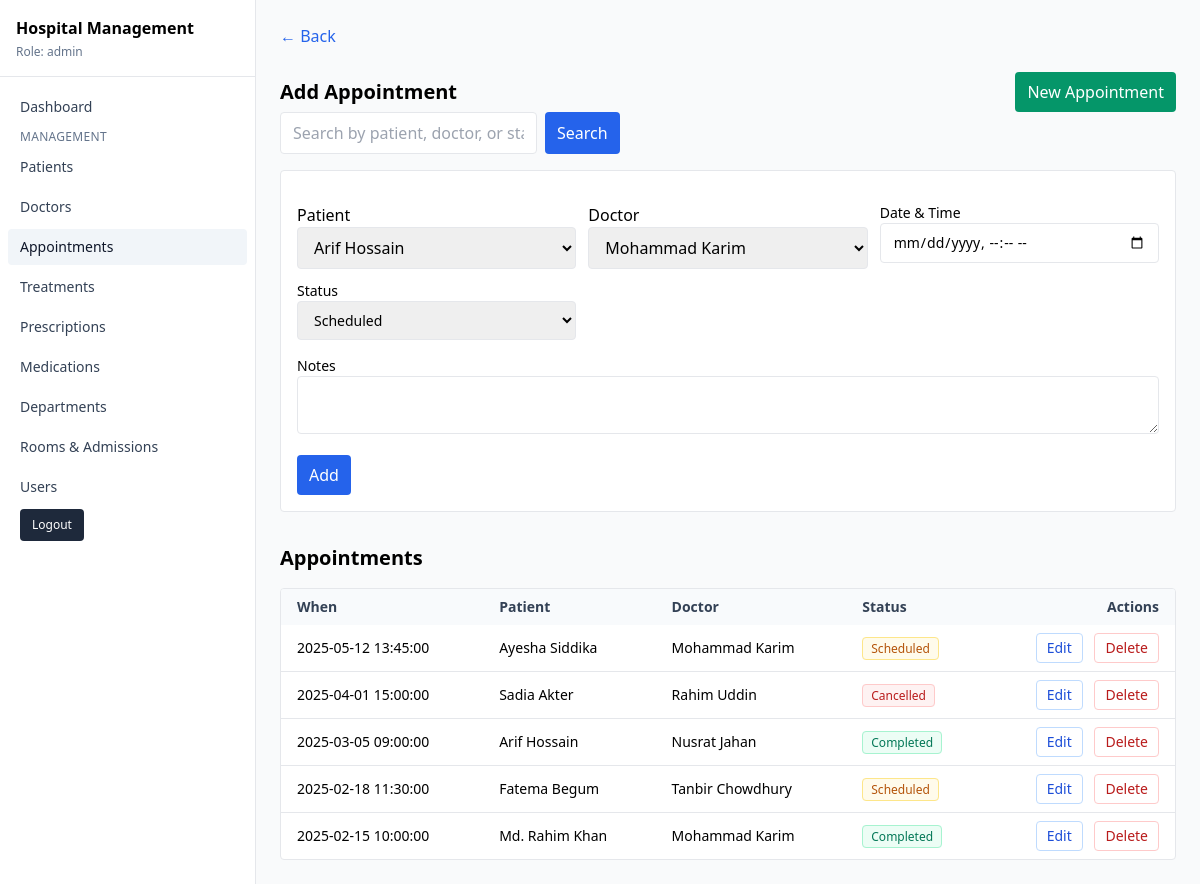
The page /dashboard/manage-appointments.php (signed in) on the database its author committed.
### tables this page shows
CREATE TABLE IF NOT EXISTS appointments (
  id INT AUTO_INCREMENT PRIMARY KEY,
  patient_id INT NOT NULL,
  doctor_id INT NOT NULL,
  appointment_date DATETIME NOT NULL,
  status ENUM('scheduled','completed','cancelled') NOT NULL DEFAULT 'scheduled',
  notes TEXT NULL,
  FOREIGN KEY (patient_id) REFERENCES patients(id) ON DELETE CASCADE,
  FOREIGN KEY (doctor_id) REFERENCES doctors(id) ON DELETE CASCADE
);

CREATE TABLE IF NOT EXISTS patients (
  id INT AUTO_INCREMENT PRIMARY KEY,
  first_name VARCHAR(100) NOT NULL,
  last_name VARCHAR(100) NOT NULL,
  gender ENUM('male','female','other') NULL,
  birthdate DATE NULL,
  phone VARCHAR(30) NULL,
  email VARCHAR(190) NULL,
  address VARCHAR(255) NULL
);

CREATE TABLE IF NOT EXISTS doctors (
  id INT AUTO_INCREMENT PRIMARY KEY,
  first_name VARCHAR(100) NOT NULL,
  last_name VARCHAR(100) NOT NULL,
  email VARCHAR(190) NOT NULL UNIQUE,
  phone VARCHAR(30) NULL,
  specialization VARCHAR(150) NULL,
  department_id INT NULL,
  FOREIGN KEY (department_id) REFERENCES departments(id) ON DELETE SET NULL
);

### config.php (called while the page is built, shortened)
<?php
function current_user()
{
	return $_SESSION['user'] ?? null;
}
function has_role(string $role): bool
{
	$user = current_user();
	return $user && (($user['role'] ?? null) === $role);
}
function get_pagination_params(int $defaultPerPage = 10): array
{
	$page = max(1, (int)($_GET['page'] ?? 1));
	$per = (int)($_GET['per'] ?? $defaultPerPage);
	$offset = ($page - 1) * $per;
	$q = trim((string)($_GET['q'] ?? ''));
	return ['page' => $page, 'per' => $per, 'offset' => $offset, 'limit' => $per, 'q' => $q];
}

### database.php (called while the page is built, shortened)
<?php
require_once __DIR__ . '/config.php';
function db(): PDO
{
	static $pdo = null;
	if ($pdo instanceof PDO) {
		return $pdo;
	}
	$dsn = 'mysql:host=' . DB_HOST . ';dbname=' . DB_NAME . ';charset=utf8mb4';
	$options = [
		PDO::ATTR_ERRMODE => PDO::ERRMODE_EXCEPTION,
		PDO::ATTR_DEFAULT_FETCH_MODE => PDO::FETCH_ASSOC,
		PDO::ATTR_EMULATE_PREPARES => false,
	];
	$pdo = new PDO($dsn, DB_USER, DB_PASS, $options);
	return $pdo;
}
function patients_options(): array
{
	return db()->query('SELECT id, first_name, last_name FROM patients ORDER BY first_name, last_name')->fetchAll();
}
function doctors_options(): array
{
	return db()->query('SELECT id, first_name, last_name FROM doctors ORDER BY first_name, last_name')->fetchAll();
}
function appointments_list(string $q, int $limit, int $offset): array
{
	$pdo = db();
	$where = 'WHERE 1=1';
	$params = [];
	$limit = (int)$limit;
	$offset = (int)$offset;
	$sql = 'SELECT a.*, p.first_name AS pf, p.last_name AS pl, d.first_name AS df, d.last_name AS dl FROM appointments a JOIN patients p ON p.id=a.patient_id JOIN doctors d ON d.id=a.doctor_id ' . $where . ' ORDER BY a.appointment_date DESC LIMIT ' . $limit . ' OFFSET ' . $offset;
	$list = $pdo->prepare($sql);
	$list->execute($params);
	$rows = $list->fetchAll();
	$cnt = $pdo->prepare('SELECT COUNT(*) FROM appointments a JOIN patients p ON p.id=a.patient_id JOIN doctors d ON d.id=a.doctor_id ' . ($q !== '' ? 'WHERE (p.first_name LIKE ? OR p.last_name LIKE ? OR d.first_name LIKE ? OR d.last_name LIKE ? OR a.status LIKE ?)' : ''));
	if ($q !== '') {
		$cnt->execute([$like, $like, $like, $like, $like]);
	} else {
		$cnt->execute();
	}
	$total = (int)$cnt->fetchColumn();
	return ['rows' => $rows, 'total' => $total];
}

### dashboard/manage-appointments.php (the view, shortened to what this page needs)
<?php
require_once __DIR__ . '/../database.php';
$isDoctor = has_role(ROLE_DOCTOR);
$doctorId = null;
$doctorUnlinked = $isDoctor && !$doctorId;
$patients = patients_options();
$doctors  = doctors_options();
$editId = isset($_GET['edit']) ? (int)$_GET['edit'] : 0;
$editRow = $editId ? appointments_get($editId) : null;
$p = get_pagination_params(10);
if ($doctorUnlinked) {
  flash_add('error', 'Your account is not linked to a doctor profile. Please contact an administrator.');
  $rows = [];
  $pages = 1;
} elseif ($isDoctor && $doctorId !== null) {
  $data = appointments_list_for_doctor($doctorId, $p['q'], $p['limit'], $p['offset']);
  $rows = $data['rows'];
  $pages = (int) ceil(max(1, (int)$data['total']) / $p['per']);
} else {
  $data = appointments_list($p['q'], $p['limit'], $p['offset']);
  $rows = $data['rows'];
}
?>
<!doctype html>
<html>
<head>
  <script src="https://cdn.tailwindcss.com"></script>
</head>
<body class="bg-gray-50">
  <?php include __DIR__ . '/sidebar.php'; ?>
  <main class="md:ml-64 max-w-6xl mx-auto p-6">
    <div class="mb-6"><a class="text-blue-600 hover:underline" href="index.php">← Back</a></div>
    <div class="flex items-center justify-between gap-4">
      <h2 class="text-xl font-semibold">
        <?php if ($editRow): ?>Edit Appointment<?php else: ?>
        <?= $isDoctor ? 'Appointments' : 'Add Appointment' ?>
      <?php endif; ?>
      </h2>
      <?php if (!$isDoctor): ?>
        <a href="./manage-appointments.php" class="inline-flex items-center px-3 py-2 rounded bg-emerald-600 text-white hover:bg-emerald-700">New Appointment</a>
      <?php endif; ?>
    </div>
    <form method="get" class="mb-4 flex gap-2">
      <input class="border rounded px-3 py-2" name="q" placeholder="Search by patient, doctor, or status" value="<?= htmlspecialchars($p['q']) ?>" />
      <button class="rounded bg-blue-600 text-white px-3 py-2">Search</button>
    </form>
    <?php if (!($isDoctor && !$editRow)): ?>
      <form method="post" class="bg-white border rounded p-4 space-y-4">
        <div class="grid sm:grid-cols-2 lg:grid-cols-3 gap-3">
          <label>Patient
            <select name="patient_id" required class="border rounded px-3 py-2 w-full" <?= ($isDoctor) ? 'disabled' : '' ?>>
              <?php foreach ($patients as $p): ?>
                <option value="<?= (int)$p['id'] ?>" <?= $editRow && (int)$editRow['patient_id'] === (int)$p['id'] ? 'selected' : '' ?>><?= htmlspecialchars($p['first_name'] . ' ' . $p['last_name']) ?></option>
              <?php endforeach; ?>
            </select>
          </label>
          <label>Doctor
            <select name="doctor_id" required class="border rounded px-3 py-2 w-full" <?= ($isDoctor) ? 'disabled' : '' ?>>
              <?php foreach ($doctors as $d): ?>
                <option value="<?= (int)$d['id'] ?>" <?= $editRow && (int)$editRow['doctor_id'] === (int)$d['id'] ? 'selected' : '' ?>><?= htmlspecialchars($d['first_name'] . ' ' . $d['last_name']) ?></option>
              <?php endforeach; ?>
            </select>
          </label>
          <?php
          $dtVal = '';
          ?>
          <label class="block text-sm">Date & Time<input class="w-full border rounded px-3 py-2" name="appointment_date" type="datetime-local" value="<?= htmlspecialchars($dtVal) ?>" required <?= ($isDoctor) ? 'disabled' : '' ?> /></label>
          <label class="block text-sm">Status
            <select name="status" class="w-full border rounded px-3 py-2">
              <?php foreach (['scheduled', 'completed', 'cancelled'] as $st): ?>
                <option value="<?= $st ?>" <?= ($editRow['status'] ?? 'scheduled') === $st ? 'selected' : '' ?>><?= ucfirst($st) ?></option>
              <?php endforeach; ?>
            </select>
          </label>
        </div>
        <label class="block text-sm">Notes<textarea class="w-full border rounded px-3 py-2" name="notes"><?= htmlspecialchars($editRow['notes'] ?? '') ?></textarea></label>
        <div class="flex items-center gap-2">
          <button class="rounded bg-blue-600 text-white px-3 py-2"><?= $editRow ? 'Update' : 'Add' ?></button>
        </div>
      </form>
    <?php endif; ?>
    <h2 class="text-xl font-semibold mt-8">Appointments</h2>
    <div class="overflow-x-auto rounded border bg-white mt-4">
      <table class="min-w-full text-sm">
        <thead class="bg-slate-50 text-slate-700">
          <tr>
            <th class="text-left px-4 py-2">When</th>
            <th class="text-left px-4 py-2">Patient</th>
            <?php if (!$isDoctor): ?><th class="text-left px-4 py-2">Doctor</th><?php endif; ?>
            <th class="text-left px-4 py-2">Status</th>
            <th class="px-4 py-2 text-right">Actions</th>
          </tr>
        </thead>
        <tbody class="divide-y">
          <?php foreach ($rows as $r): ?>
            <tr>
              <td class="px-4 py-2"><?= htmlspecialchars($r['appointment_date']) ?></td>
              <td class="px-4 py-2"><?= htmlspecialchars($r['pf'] . ' ' . $r['pl']) ?></td>
              <?php if (!$isDoctor): ?><td class="px-4 py-2"><?= htmlspecialchars($r['df'] . ' ' . $r['dl']) ?></td><?php endif; ?>
              <?php
              $st = (string)($r['status'] ?? 'scheduled');
              $badgeCls = 'border px-2 py-0.5 rounded text-xs';
              if ($st === 'completed') {
                $badgeCls .= ' border-emerald-200 bg-emerald-50 text-emerald-700';
              } elseif ($st === 'cancelled') {
                $badgeCls .= ' border-red-200 bg-red-50 text-red-700';
              } else {
                $badgeCls .= ' border-amber-200 bg-amber-50 text-amber-700';
              }
              ?>
              <td class="px-4 py-2"><span class="<?= $badgeCls ?>"><?= htmlspecialchars(ucfirst($st)) ?></span></td>
              <td class="px-4 py-2 text-right space-x-2">
                <a class="inline-flex items-center px-2.5 py-1 rounded border border-blue-200 text-blue-700 hover:bg-blue-50" href="?edit=<?= (int)$r['id'] ?>">Edit</a>
                <?php if (!($isDoctor)): ?>
                  <a class="inline-flex items-center px-2.5 py-1 rounded border border-red-200 text-red-700 hover:bg-red-50" href="?delete=<?= (int)$r['id'] ?>" onclick="return confirm('Delete appointment?')">Delete</a>
                <?php endif; ?>
              </td>
            </tr>
          <?php endforeach; ?>
        </tbody>
      </table>
    </div>
  </main>
</body>
</html>

### dashboard/sidebar.php (shortened to what this page needs)
<?php
$user = current_user();
$role = $user['role'] ?? 'staff';
$current = basename($_SERVER['SCRIPT_NAME'] ?? '');
$linkBase = 'block px-3 py-2 rounded hover:bg-slate-100 text-slate-700';
$activeCls = 'bg-slate-100 text-slate-900 font-medium';
?>
<aside x-data="{open:false}" class="relative">
    <div x-cloak class="md:w-64 md:fixed md:inset-y-0 md:left-0 md:border-r bg-white" :class="open ? 'block fixed top-14 inset-y-0 left-0 w-64 border-r z-30 md:top-0' : 'hidden md:block'">
        <div class="h-full flex flex-col">
            <div class="px-4 py-4 border-b">
                <a href="index.php" class="font-semibold <?= $current === 'index.php' ? $activeCls : '' ?>">Hospital Management</a>
                <div class="text-xs text-slate-500 mt-1">Role: <?= htmlspecialchars($role) ?></div>
            </div>
            <nav class="flex-1 overflow-y-auto px-2 py-3 space-y-1 text-sm">
                <a class="<?= $linkBase ?> <?= $current === 'index.php' ? $activeCls : '' ?>" href="index.php">Dashboard</a>
                <?php if ($role === ROLE_ADMIN): ?>
                    <div class="mt-3 text-xs uppercase tracking-wide text-slate-500 px-3">Management</div>
                    <a class="<?= $linkBase ?> <?= $current === 'manage-patients.php' ? $activeCls : '' ?>" href="manage-patients.php">Patients</a>
                    <a class="<?= $linkBase ?> <?= $current === 'manage-doctors.php' ? $activeCls : '' ?>" href="manage-doctors.php">Doctors</a>
                    <a class="<?= $linkBase ?> <?= $current === 'manage-appointments.php' ? $activeCls : '' ?>" href="manage-appointments.php">Appointments</a>
                    <a class="<?= $linkBase ?> <?= $current === 'manage-treatments.php' ? $activeCls : '' ?>" href="manage-treatments.php">Treatments</a>
                    <a class="<?= $linkBase ?> <?= $current === 'manage-prescriptions.php' ? $activeCls : '' ?>" href="manage-prescriptions.php">Prescriptions</a>
                    <a class="<?= $linkBase ?> <?= $current === 'manage-medications.php' ? $activeCls : '' ?>" href="manage-medications.php">Medications</a>
                    <a class="<?= $linkBase ?> <?= $current === 'manage-departments.php' ? $activeCls : '' ?>" href="manage-departments.php">Departments</a>
                    <a class="<?= $linkBase ?> <?= $current === 'manage-rooms.php' ? $activeCls : '' ?>" href="manage-rooms.php">Rooms & Admissions</a>
                    <a class="<?= $linkBase ?> <?= $current === 'manage-users.php' ? $activeCls : '' ?>" href="manage-users.php">Users</a>
                <?php endif; ?>
                <div class="mt-6 px-3">
                    <a class="inline-flex items-center rounded bg-slate-800 text-white px-3 py-2 text-xs hover:bg-slate-900" href="../auth/logout.php">Logout</a>
                </div>
            </nav>
        </div>
    </div>
</aside>

### rows shown on the page
appointments: appointment_date "2025-05-12 13:45:00", patient.last_name "Ayesha Siddika", doctor.last_name "Mohammad Karim", status "Scheduled"
appointments: appointment_date "2025-04-01 15:00:00", patient.last_name "Sadia Akter", doctor.last_name "Rahim Uddin", status "Cancelled"
appointments: appointment_date "2025-03-05 09:00:00", patient.last_name "Arif Hossain", doctor.last_name "Nusrat Jahan", status "Completed"
appointments: appointment_date "2025-02-18 11:30:00", patient.last_name "Fatema Begum", doctor.last_name "Tanbir Chowdhury", status "Scheduled"
appointments: appointment_date "2025-02-15 10:00:00", patient.last_name "Md. Rahim Khan", doctor.last_name "Mohammad Karim", status "Completed"

### other values the page prints
$role "admin"
form field patient_id "Arif Hossain"
form field doctor_id "Mohammad Karim"
form field status "Scheduled"
